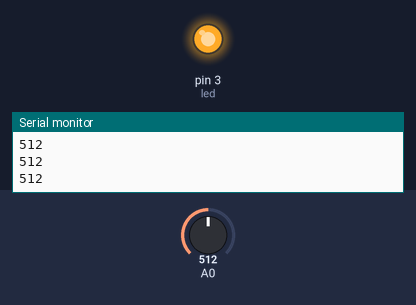
A sketch run on a simulated Arduino Uno, built with avr-gcc and run on an emulated ATmega328P. Shown: output pins drawn as LEDs (lit = HIGH), the last lines printed to the serial monitor. The inputs (shaded band) are chosen by the test bench; at power-on: A0 = 512.

Above: at 1.2 s.
1.3 s: A0 set to 632
2.8 s: A0 set to 657
At 4.0 s:
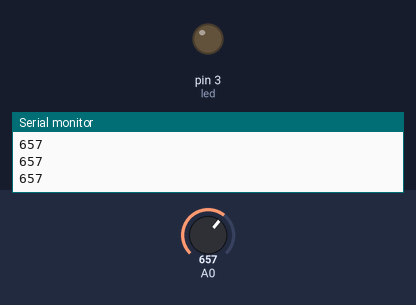
4.3 s: A0 set to 640
At 4.9 s:
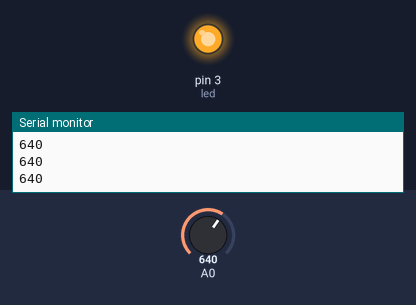
5.8 s: A0 set to 660
At 6.1 s:
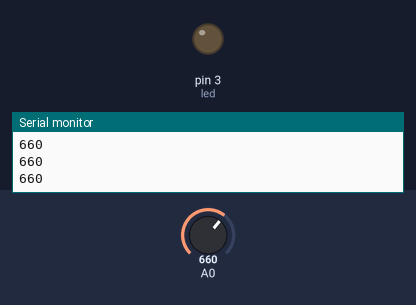
Timing chart, 0 to 8.3 s (numbered marks = the images above; inputs shaded):
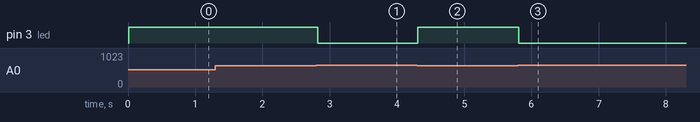

The sketch:

ldr_led_yakma.ino
```cpp
#define led 3

void setup() {
pinMode(led,OUTPUT);
Serial.begin(9600);
}

void loop() {

int isik = analogRead(A0);
Serial.println(isik);
delay(10);
if (isik < 650){

digitalWrite(led,HIGH);
}
else {
  digitalWrite(led,LOW);
}

}
```

Measured:
- the behaviour switches between 649 and 650 on A0 (found by bisection; images 0 and 1)
- after the input at 2.8 s, pin 3 (led): HIGH → LOW at once
- after the input at 4.3 s, pin 3 (led): LOW → HIGH at once
- after the input at 5.8 s, pin 3 (led): HIGH → LOW at once
